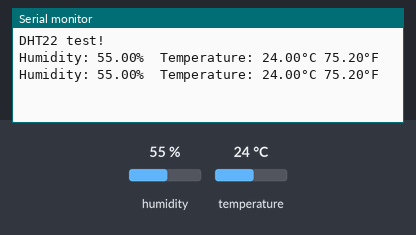
A sketch run on a simulated Arduino Uno, built with avr-gcc and run on an emulated ATmega328P. Parts: the last lines printed to the serial monitor. The test bench sets the inputs (shaded band); at power-on: humidity 55 %, temperature 24 °C.

Above: at 10.8 s.
10.9 s: humidity set to 22 %
At 16.5 s:
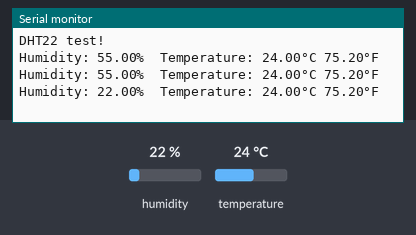
18.4 s: temperature set to 12 °C
At 20.6 s:
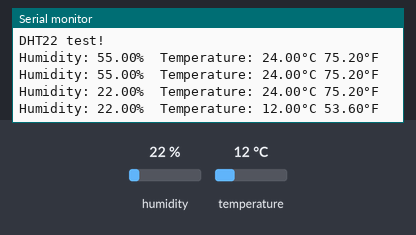
25.9 s: humidity set to 40 %
At 31.1 s:
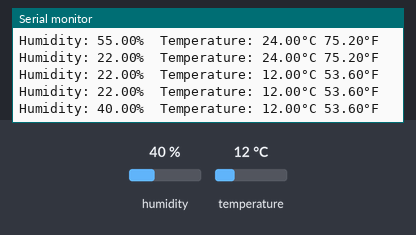
Timing chart, 0 to 32.6 s (numbered marks = the images above; inputs shaded):
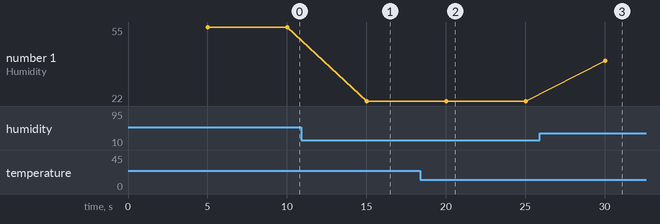

Measured:
- after the input at 10.9 s, the serial monitor: prints a new line after 4.1 s (image 1)
- after the input at 18.4 s, the serial monitor: prints a new line after 1.6 s (image 2)
- after the input at 25.9 s, the serial monitor: prints a new line after 4.1 s (image 3)
- plotted number 1: 55 → 22 after the input at 10.9 s, 22 → 40 after the input at 25.9 s

The sketch:

DHTtester.ino
```cpp
// Example testing sketch for various DHT humidity/temperature sensors
// Written by ladyada, public domain

// REQUIRES the following Arduino libraries:
// - DHT Sensor Library: https://github.com/adafruit/DHT-sensor-library
// - Adafruit Unified Sensor Lib: https://github.com/adafruit/Adafruit_Sensor

#include "DHT.h"

#define DHTPIN 2     // Digital pin connected to the DHT sensor

#define DHTTYPE DHT22   // DHT 22  (AM2302), AM2321


// Initialize DHT sensor.
DHT dht(DHTPIN, DHTTYPE);

void setup() {
  Serial.begin(9600);
  Serial.println(F("DHT22 test!"));

  dht.begin();
}

void loop() {
  // Wait 5 seconds between measurements.
  delay(5000);

  float humidity = dht.readHumidity();

  // Read temperature as Celsius (the default)
  float celsius = dht.readTemperature();

  // Read temperature as Fahrenheit (isFahrenheit = true)
  float fahrenheit = dht.readTemperature(true);

  // Check if any reads failed and exit early (to try again).
  if (isnan(humidity) || isnan(celsius) || isnan(fahrenheit)) {
    Serial.println(F("Failed to read from DHT sensor!"));
    return;
  }

  Serial.print(F("Humidity: "));
  Serial.print(humidity);
  Serial.print(F("%  Temperature: "));
  Serial.print(celsius);
  Serial.print(F("°C "));
  Serial.print(fahrenheit);
  Serial.print(F("°F "));
  Serial.println(F(""));
}
```
